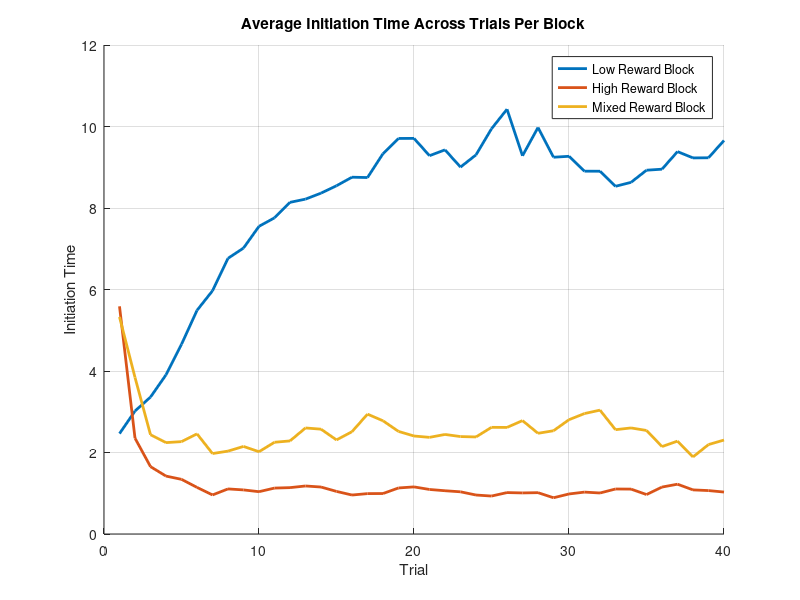
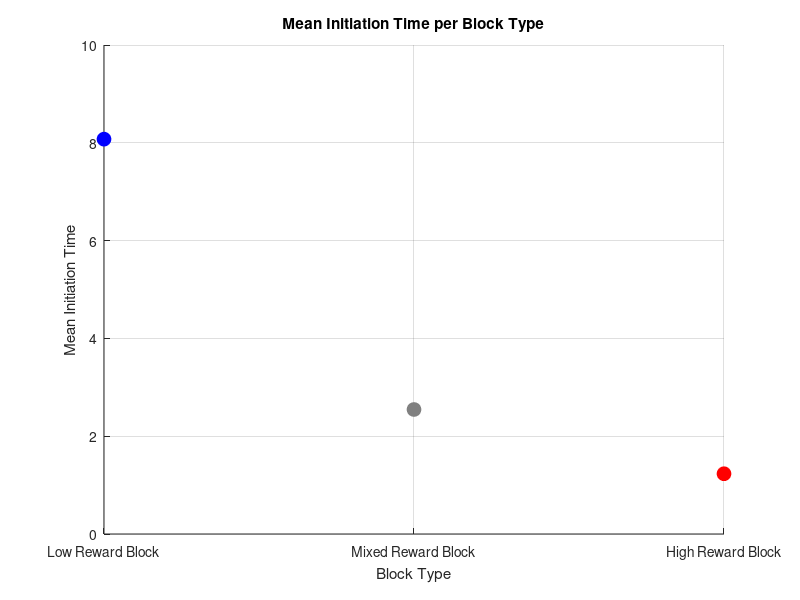
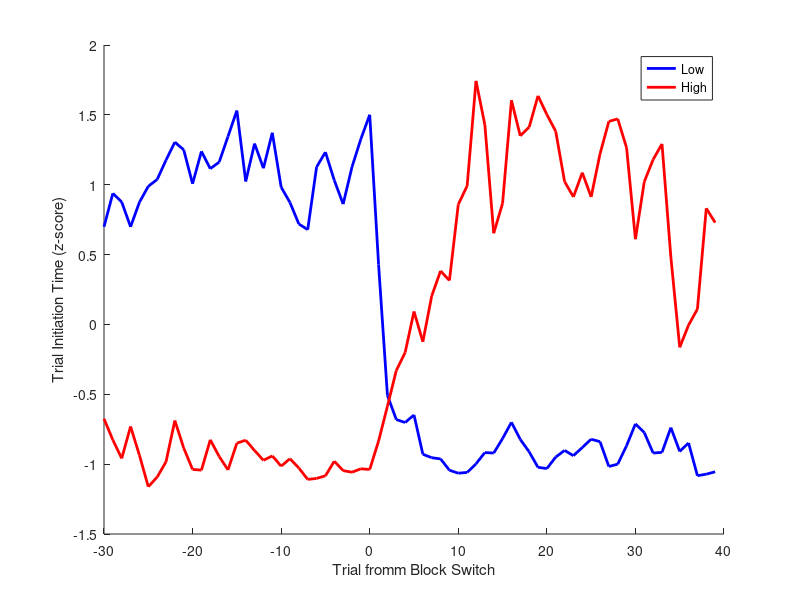
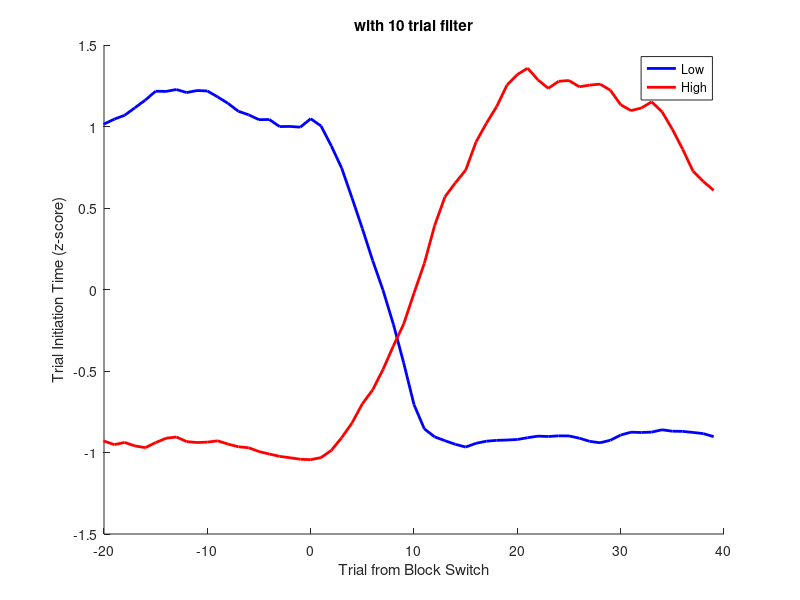

These charts were generated, in order, by the following MATLAB code:
clearvars 

%% Task Parameters
runs = 100; %how many times it will go through each trial block

num_blocks = 3;
low_rewards = [5 10 20]; %possible rewards in the low reward block
high_rewards = [20 40 80]; %possible rewards in the high reward block
mixed_rewards = [5 10 20 40 80]; %possible rewards in the mixed block

num_trials = 40;

all_rewards = nan(num_blocks, num_trials, runs); %record of all of the rewards that the animal received (columns are trials, rows are blocks, frames are runs)
initiation_times = nan(num_blocks, num_trials, runs); % initiation times

trial_initiation_times = nan(1,num_blocks*num_trials*runs);
trial_rewards = nan(1,num_blocks*num_trials*runs);
state_order = [];
RPE_first_ten = nan(num_blocks,10, runs); %reward prediction errors for the first 10 trials of every block
beliefs_first_ten = zeros(num_blocks,11, runs, num_blocks); %record the beliefs for the firs 10 trials of every block and the one trial before them (bc we're gonna calc the change later)
beliefs_first_ten(1,1,1) = 1;

% opt_out = nan; %this will change once we have the model
withholdrate = 15/100; %mah et al said they withheld on 15-25% of trials
allwithholds = [];

output_acts = [];

%% Model Parameters

state_neurons = rand(3,1)/10; %initialize the initial state values between 0-0.1
synaptic_lr = 0.3;
state_lr = 0.15;
D = 0.1; %Scale factor for initiation times

%% Runs
weight_matrix = rand(3,1);
epsilon = 1e-3; % to avoid division by zero

trial_counter = 1;

for run = 1:runs
    block_order = randperm(3); %the order that blocks will be presented in for this run 

    for b = 1:length(block_order)
        possible_rewards = [];
        state_one_hot = zeros(3,1);
        state_idx = 0;
        if block_order(b) == 1 %if the bth block is 1, the possible rewards are the low value ones
            possible_rewards = low_rewards;
            state_one_hot(1) = 1;
            state_idx = 1;
        elseif block_order(b) == 2 %if the bth block is 2, the possible rewards are the high value ones
            possible_rewards = high_rewards;
            state_one_hot(2) = 1;
            state_idx = 2;
        elseif block_order(b) == 3 %if the bth block is 3, the possible rewards are the mixed value ones
            possible_rewards = mixed_rewards;
            state_one_hot(3) = 1;
            state_idx = 3;
        end

        for t = 1:num_trials
                %decide if it's a withholding trial or not
                withhold = rand;
                if withhold <= withholdrate
                    withhold = 1;
                else
                    withhold = 0;
                end
                allwithholds(trial_counter) = withhold;

            reward_index = randi(length(possible_rewards), 1);
            trial_reward_offer = possible_rewards(reward_index)/80; %the reward that could be represented on this trial
            if withhold == 1
                real_trial_reward = 0;
            elseif withhold == 0;
                real_trial_reward = trial_reward_offer;
            else
                disp('ERROR');
            end
        

            %updating weights and state values
            output_act = (weight_matrix)'*state_neurons; %should be 1x1
            output_act = max(output_act,0);
            output_acts(trial_counter) = output_act;
            RPE = real_trial_reward - output_act;
            allRPES(trial_counter) = RPE;

            weight_matrix = weight_matrix.*(1-synaptic_lr) + (synaptic_lr * RPE * state_one_hot); %existing weights + weight update
            state_neurons(state_idx) = state_neurons(state_idx)*(1-state_lr) + state_lr*RPE; %existing state + state update

            % Compute and store initiation time (higher activation = faster initiation)
            initiation_time = D / (output_act + epsilon);
            initiation_times_raw(trial_counter) = initiation_time;
            initiation_times(block_order(b), t, run) = initiation_time;
            trial_initiation_times(trial_counter) = initiation_time;
            trial_rewards(trial_counter) = real_trial_reward;

            if t == 40
                state_order(end+1) = block_order(b);
            end

           if t < 11 | t == 40
                if t<11
                    RPE_first_ten(b, t, run) = RPE;
                    belief = block_order(b);
                    beliefs_first_ten(b,t+1,run, belief) = 1;
                elseif t == 40 && ~(run ==runs && b == num_blocks)
                    if b == 3
                        belief = block_order(b);
                        beliefs_first_ten(1,1,run+1,belief) = 1;
                    elseif b ~= 3
                        belief = block_order(b);
                        beliefs_first_ten(b+1,1,run, belief) = 1;
                    end
                end
            end


            % reward_withheld = randsample(2, 1, true, [85 15]); %decide if this will be a trial where the reward will be withheld (15% of the time) (2 means it is a withholding trial)
            % if reward_withheld == 2 %if this is a withholding trial, no reward is received
            %     trial_reward = 0;
            % end
            % if opt_out == 1 %if the model opts out no reward is received
            %     trial_reward = 0;
            % end
            % if opt_out == 0
            %     trial_reward = trial_reward_offer;
            % end
            all_rewards(block_order(b), t, run) = real_trial_reward; %this is set up so that the row (block index) is constant despite the fact that the order of the blocks is changing (so the first row will always be low reward, second high, and third mixed)
            trial_counter = trial_counter+1;
        end
    end
end

%% Plot Initiation Times
figure;
hold on;
colors = lines(num_blocks);
labels = {'Low Reward Block', 'High Reward Block', 'Mixed Reward Block'};

for block = 1:num_blocks
    avg_initiation = squeeze(mean(initiation_times(block, :, :), 3)); % avg across runs
    plot(avg_initiation, 'LineWidth', 2, 'Color', colors(block,:));
end

xlabel('Trial');
ylabel('Initiation Time');
legend(labels);
title('Average Initiation Time Across Trials Per Block');
grid on;

%% Calculate the Mean Initiation Time Per Block Type
% For each block, average initiation time across all trials and runs
mean_initiation_time = squeeze(mean(mean(initiation_times, 2), 3));

%% Plot the Mean Initiation Times Per Block as Dots with Custom Colors
figure;
hold on;
plot(1, mean_initiation_time(1), 'o', 'Color', 'b', 'MarkerFaceColor', 'b', 'MarkerSize', 10);
plot(2, mean_initiation_time(3), 'o', 'Color', [0.5 0.5 0.5], 'MarkerFaceColor', [0.5 0.5 0.5], 'MarkerSize', 10);
plot(3, mean_initiation_time(2), 'o', 'Color', 'r', 'MarkerFaceColor', 'r', 'MarkerSize', 10);


% Set x-axis tick labels corresponding to the block types
set(gca, 'XTick', 1:3, 'XTickLabel', {'Low Reward Block', 'Mixed Reward Block', 'High Reward Block'});
xlabel('Block Type');
ylabel('Mean Initiation Time');
title('Mean Initiation Time per Block Type');
grid on;

%% Plot the trial initiation time as a function of trial from block switch (figure 2A)

%get the variables
switch_trials = num_trials:num_trials:size(trial_initiation_times,2);
switch_trials = switch_trials+1;
switch_trials = switch_trials(1:end-1);
lowtomixed = [];
hightomixed = [];
for s = 1:length(switch_trials)
    thirtybefore = switch_trials(s) - 30; 
    fourtyafter = switch_trials(s) + (40-1);
    if state_order(s) == 1 &&  state_order(s+1)== 3
        lowtomixed(end+1,:) = trial_initiation_times(thirtybefore:fourtyafter);
    elseif state_order(s) == 2 &&  state_order(s+1)== 3
        hightomixed(end+1,:) = trial_initiation_times(thirtybefore:fourtyafter);
    end
end
mean_lowtomixed = mean(lowtomixed,1);
mean_hightomixed = mean(hightomixed,1);

%getting the zscore version info
meanofmean_lowtomixed = mean(mean_lowtomixed);
meanofmean_hightomixed = mean(mean_hightomixed);
std_lowtomixed = std(mean_lowtomixed);
std_hightoixed = std(mean_hightomixed);
z_lowtomixed = (mean_lowtomixed - meanofmean_lowtomixed)./std_lowtomixed;
z_hightomixed = (mean_hightomixed - meanofmean_hightomixed)./std_hightoixed;

% %plot (non z-score version)
% figure;
% hold on;
% plot(-30:39, mean_lowtomixed, 'Color', 'b', 'LineWidth', 2);
% plot(-30:39, mean_hightomixed, 'Color', 'r', 'LineWidth', 2);
% xlabel('Trial fromm Block Switch');
% ylabel('Trial Initiation Time');
% hold off;

%plot (z-score version)
figure;
hold on;
plot(-30:39, z_lowtomixed, 'Color', 'b', 'LineWidth', 2, 'DisplayName','Low');
plot(-30:39, z_hightomixed, 'Color', 'r', 'LineWidth', 2, 'DisplayName','High');
xlabel('Trial fromm Block Switch');
ylabel('Trial Initiation Time (z-score)');
legend('show');
hold off;


% %plot wih "causal filter" 
% windowSize = 10;
% filteredmeanlowtomixed= nan(size(mean_lowtomixed));
% filteredmeanhightomixed = nan(size(mean_hightomixed));
% for n = windowSize:length(mean_lowtomixed)
%     filteredmeanlowtomixed(n) = mean(mean_lowtomixed(n-windowSize+1:n));
%     filteredmeanhightomixed(n) = mean(mean_hightomixed(n-windowSize+1:n));
% end
% figure;
% hold on;
% plot(-30:39, filteredmeanlowtomixed, 'Color', 'b', 'LineWidth', 2);
% plot(-30:39, filteredmeanhightomixed, 'Color', 'r', 'LineWidth', 2);
% xlabel('Trial from Block Switch');
% xlim([-20 40]);
% ylabel('Trial Initiation Time');
% title('with 10 trial filter')
% hold off;

%plot wih "causal filter" (z-score version)
windowSize = 10;
zfilteredmeanlowtomixed= nan(size(z_lowtomixed));
zfilteredmeanhightomixed = nan(size(z_hightomixed));
for n = windowSize:length(z_lowtomixed)
    zfilteredmeanlowtomixed(n) = mean(z_lowtomixed(n-windowSize+1:n));
    zfilteredmeanhightomixed(n) = mean(z_hightomixed(n-windowSize+1:n));
end
figure;
hold on;
plot(-30:39, zfilteredmeanlowtomixed, 'Color', 'b', 'LineWidth', 2, 'DisplayName','Low');
plot(-30:39, zfilteredmeanhightomixed, 'Color', 'r', 'LineWidth', 2, 'DisplayName','High');
xlabel('Trial from Block Switch');
xlim([-20 40]);
ylabel('Trial Initiation Time (z-score)');
title('with 10 trial filter')
legend('show');
hold off;

%% Initiation times as a function of RPE sign (this kinda just isnt a thing for the base model since the belief difference is binary?)

% dBelief = diff(beliefs_first_ten,1,2);      % → 3 × 9 × 5 × 3
% dBelief = (-1)*(dBelief);
% % 2) Euclidean norm of each 3‑vector  (operate along the 4th dim!)
% delta = vecnorm(dBelief,2,4);              % → 3 × 9 × 5
% 
% belief_change_first_ten = nan(3,11,runs);     % pre‑fill
% belief_change_first_ten(:,2:end,:) = delta;

euclidean_dists_backward = nan(num_blocks, 10, runs);
for b = 1:num_blocks
    for run = 1:runs
        for t = 2:11  % from time 2 to 11 (trial 1 to 10)
            % Backward difference: current trial vs previous
            belief_t = squeeze(beliefs_first_ten(b, t, run, :));
            belief_prev = squeeze(beliefs_first_ten(b, t-1, run, :));

            % Compute Euclidean distance
            euclidean_dists_backward(b, t-1, run) = norm(belief_t - belief_prev);
        end
    end
end

median_belief_change = median(euclidean_dists_backward, "all");


low_belief_change = nan(10*num_blocks*runs,2);
high_belief_change = nan(10*num_blocks*runs,2);
count = 1;

for run = 1:runs
    for b = 1:num_blocks
        for t = 1:10
            % trial = run*num_blocks*num_trials - (num_blocks-b)*num_trials - num_trials + t;
            trial = (run - 1)*num_blocks*num_trials + (b - 1)*num_trials + t;
            if trial>1
                if euclidean_dists_backward(b,t,run,:) < median_belief_change
                    if RPE_first_ten(b,t,run) < 0
                        low_belief_change(count,1) = trial_initiation_times(trial) - trial_initiation_times(trial - 1); 
                    elseif RPE_first_ten(b,t,run) > 0
                        low_belief_change(count,2) = trial_initiation_times(trial) - trial_initiation_times(trial - 1);
                    end
                elseif euclidean_dists_backward(b,t,run,:) > median_belief_change
                    if RPE_first_ten(b,t,run) < 0
                        high_belief_change(count,1) = trial_initiation_times(trial) - trial_initiation_times(trial - 1);
                    elseif RPE_first_ten(b,t,run) > 0
                        high_belief_change(count,2) = trial_initiation_times(trial) - trial_initiation_times(trial - 1);
                    end
                end
            end
            count = count + 1;
        end
    end
end

mean_lowbeliefchange = mean(low_belief_change, 1, 'omitnan');
mean_highbeliefchange = mean(high_belief_change, 1, 'omitnan');


%now plot
figure;
hold on;
plot([1 2], mean_lowbeliefchange.*10, 'Color', 'b', 'LineWidth', 2, 'DisplayName', 'Low Change in Belief');
plot([1 2], mean_highbeliefchange.*10, 'Color', 'r', 'LineWidth', 2, 'DisplayName', 'High Change in Belief');
legend('show');
ylabel('Change in Initiation Time (x10^-1)');
xlim([0 3]);
xticks([1 2]);
xticklabels({'RPE<0', 'RPE>0'});
hold off;

 %% checking why the above doesnt work
% 
% rpe_negative_mask = RPE_first_ten < 0;
% 
% % Step 2: Extract the corresponding belief changes for these trials
% belief_change_for_rpe_negative = belief_change_first_ten(rpe_negative_mask);
% 
% % Step 3: Check if all belief change values are 0
% all_belief_zero_for_rpe_negative = all(belief_change_for_rpe_negative == 0);
% 
% if all_belief_zero_for_rpe_negative
%     disp('All trials where RPE < 0 have a belief change of 0.');
% else
%     disp('Not all trials where RPE < 0 have a belief change of 0.');
% end
% 
% % Step 5: Check if there are any trials where RPE < 0 and belief change is high or low
% high_belief_mask = belief_change_for_rpe_negative > median_belief_change;
% low_belief_mask = belief_change_for_rpe_negative < median_belief_change;
% 
% % Step 6: Display results
% if sum(high_belief_mask,"all") ~= 0
%     disp('There are trials where RPE < 0 and belief change is high.');
% else
%     disp('There are no trials where RPE < 0 and belief change is high.');
% end
% 
% if sum(low_belief_mask, "all") ~= 0 
%     disp('There are trials where RPE < 0 and belief change is low.');
% else
%     disp('There are no trials where RPE < 0 and belief change is low.');
% end
% 
% %% Plotting RPE Distribution
% %% 1) Histogram of *all* RPEs across every trial
% figure;
% histogram(allRPES, 30, 'Normalization','pdf');    % 30 bins, normalized to probability density
% xlabel('Reward Prediction Error (RPE)');
% ylabel('Probability Density');
% title('Distribution of RPE Across All Trials');
% grid on;
% 
% %% 2) Histogram of RPEs just for the *first ten* trials of each block
% figure;
% histogram(RPE_first_ten(:), 20);                  % 20 bins, raw counts
% xlabel('RPE (first 10 trials of each block)');
% ylabel('Count');
% title('RPE Distribution in the First Ten Trials');
% grid on;


%% figuring out if the withhholding trials actually have negative rpes

max(allRPES(find(allwithholds ==1)))

mean(allRPES(find(allwithholds ==1)))